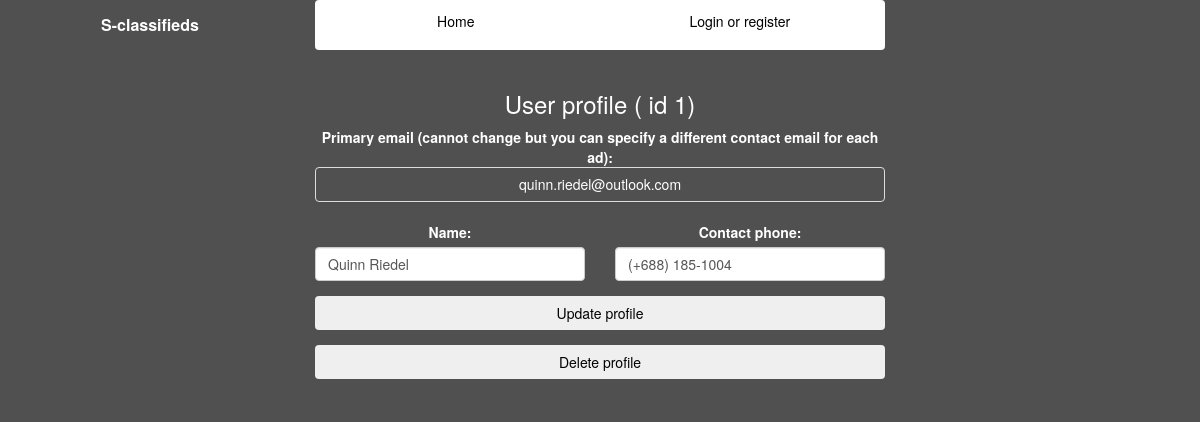
/user_profile (signed in), run on the app's committed database.
### create_database.py (models this page shows, shortened)
class User(Base):
    __tablename__ = 'user'
    id = Column(Integer, primary_key=True)
    name = Column(String(250), nullable=False)
    email = Column(String(250))
    phone = Column(String(50))
    password = Column(String)
    authenticated = Column(Boolean, default=False)
    ads = relationship("Ad", back_populates="user", cascade="delete")
    def get_id(self):
        return str(self.id)
    def is_authenticated(self):
        return self.authenticated

### main.py (the view, shortened to what this page needs)
@app.route("/user_profile", methods=["GET", "POST"])
@flask_login.login_required
def user_profile():
    user = flask_login.current_user
    apply_new_profile_settings_class = "style='display: none';"
    update_user_info_form = UpdateUserInfoForm(obj=user)
    apply_new_profile_settings_to_user_ads_form = FlaskForm()
    return render_template("user_profile.html",
                           user=user,
                           update_user_info_form=update_user_info_form,
                           apply_new_profile_settings_to_user_ads_form=apply_new_profile_settings_to_user_ads_form,
                           page_info=get_page_info(),
                           apply_new_profile_settings_class=apply_new_profile_settings_class)

### forms.py
class UpdateUserInfoForm(FlaskForm):
    phone = StringField("Contact phone:")
    name = StringField("Name:")

### database.py (called while the page is built)
def get_user_by_unicode_id(user_id):
    user = session.query(create_database.User).filter(create_database.User.id == int(user_id)).first()
    return user

### lib.py (called while the page is built)
def debug_print(item_to_print, printing_on=options.DEBUG_PRINT_ON):
    if printing_on:
        print item_to_print

### main.py (called while the page is built)
@login_manager.user_loader
def user_loader(user_id):
    return database.get_user_by_unicode_id(user_id)

def get_page_info():
    page_info = dict()
    page_info["user_logged_in"] = False
    page_info["left_text"] = "S-classifieds"
    page_info["right_text"] = ""
    lib.debug_print("get_page_info")
    lib.debug_print(flask_login.current_user.get_id())
    if flask_login.current_user.get_id():
        if flask_login.current_user.is_authenticated():
            page_info["user_logged_in"] = True
            page_info["right_text"] = "Logged in as " + flask_login.current_user.email
    return page_info

### templates/user_profile.html (shortened to what this page needs)
<!doctype html>
<html>
<head>
    <link rel="stylesheet" type="text/css" href="../static/css/bootstrap.min.css">
    <link rel="stylesheet" type="text/css" href="../static/css/style.css">
</head>
<body>
 <div class="container-fluid">
 {% include 'nav_bar_row.html' %}
 <div class="row white-text">
	 	<div class="col-md-3"></div>
		 <div class="col-md-6">
			 <div class="text-center">
			     <h3> User profile ( id {{ user.id }})</h3>
			</div>
			 <form action = "{{ url_for('user_profile') }}" method="post">
			 <div class = row>
		         <div class ="col-md-12">
					 <div class="title-info1">Primary email (cannot change but you can specify a different contact email for each ad):</div>
			                        <div class="panel panel-default panel-text1">
			                            {{ user.email }}
			                        </div>
				 </div>
			 </div>
			<div class = "row">
		        <div class = "col-md-6">
		            <div class="form-group">
		                <div class="title-info4">{{ update_user_info_form.name.label }}</div>
		                 {{ update_user_info_form.name(class_="form-control") }}
		            </div>
		        </div>
		        <div class = "col-md-6">
		            <div class="form-group">
		                <div class="title-info4">{{ update_user_info_form.phone.label }}</div>
		                 {{ update_user_info_form.phone(class_="form-control") }}
		            </div>
		        </div>
	        </div>
	        <button type="submit" class="btn btn-block black-text">Update profile</button>
	     	</form>
		</div>
		<div class="col-md-3"></div>
	</div>
	<div class="row white-text">
		<div class="col-md-3"></div>
		<div class="col-md-6" style="margin-top: 15px;">
			<div class="form-group">
				<form action="{{ url_for('delete_user_profile') }}" method="get">
		    		<input type="submit" class="btn btn-block black-text" value="Delete profile">
				</form>
			</div>
		</div>
		<div class="col-md-3"></div>
	</div>
</div>
</body>
</html>

### static/css/style.css (style rules this page uses)
body { background-color: #505050; }
.text-center { text-align: center; }
.title-info1 { text-align: center; font-weight: bold; }
.title-info4 { text-align: center; font-weight: bold; min-width: 150px; }
.panel-text1 { min-height: 33px; text-align: center; line-height: 33px; color: white; background-color: #505050;; }
.white-text { background-color: #505050; color: white; }
.black-text { color: black; }

### data on the page
User: id "1", email "quinn.riedel@outlook.com", name "Quinn Riedel", phone "(+688) 185-1004"

### other printed values
{{ page_info["left_text"]|safe }} "S-classifieds"
{{ update_user_info_form.name.label }} "Name:"
{{ update_user_info_form.phone.label }} "Contact phone:"
